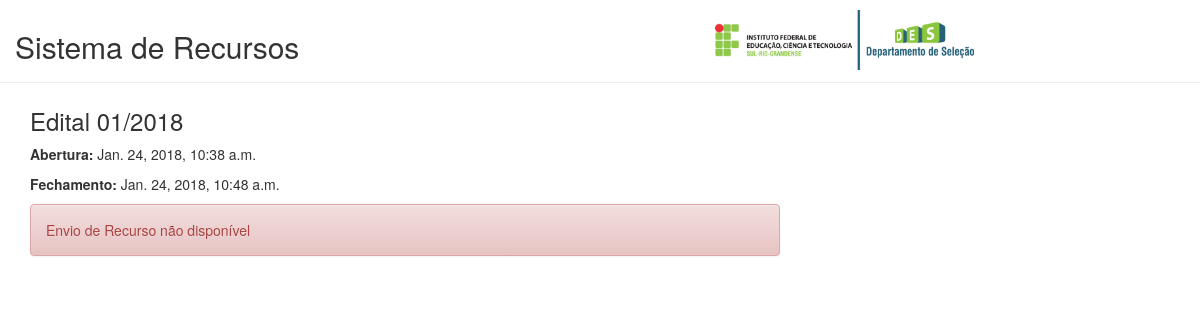
Page /sistemarecursos/5/ on the committed database.
### sistemarecursos/models.py (models this page shows, shortened)
class EtapaRecurso(models.Model):
	edital = models.CharField(max_length=200)
	tipoProva = models.CharField(max_length=200)
	dataAbertura = models.DateTimeField('Data Abertura')
	dataFechamento = models.DateTimeField('Data Fechamento')
	def ativo(self):
		agora = timezone.now()
		if (agora >= self.dataAbertura) and (agora <= self.dataFechamento):
			return True
		else:
			return False

### sistemarecursos/views.py (the view)
# urls.py: url(r'^(?P<etapa_id>[0-9]+)/$', views.etaparecurso, name='etaparecurso'),
def etaparecurso(request, etapa_id):
	etaparecurso = get_object_or_404(EtapaRecurso, id=etapa_id)
	agora = timezone.now()
	erro = None
	if request.method == "POST":
		form = loginCandidatoForm(request.POST)
		if form.is_valid():
			inscricao = form.cleaned_data['inscricao']
			rg = form.cleaned_data['rg']
			candidato = Candidato.objects.filter(inscricao=inscricao, rg=rg, etapaRecurso=etaparecurso)
			if Candidato.objects.filter(inscricao=inscricao, rg=rg, etapaRecurso=etaparecurso):
				request.session['candidato'] = inscricao
				return redirect('addrecurso', etapa_id=etapa_id)
			else:
				return render(request, 'sistemarecursos/detalhe_etapa.html', {'etapa' : etaparecurso, 'agora': agora, 'form' : form, 'erro': 'erro', 'msg':"Candidato não encontrado"})
	else:
		form = loginCandidatoForm()
	return render(request, 'sistemarecursos/detalhe_etapa.html', {'etapa' : etaparecurso, 'agora': agora, 'form' : form})

### sistemarecursos/templates/sistemarecursos/detalhe_etapa.html
{% extends 'sistemarecursos/base.html' %}
{% block content %}
	<h3>Edital {{ etapa.edital }}</h3>
	<p><strong>Abertura:</strong> {{ etapa.dataAbertura }}</p>
	<p><strong>Fechamento:</strong> {{ etapa.dataFechamento }}</p>
	{% if etapa.ativo %}
	<div class="well">
		{% if erro == "erro" %}
			<div class="alert alert-warning" role="alert">{{msg}}</div>
		{% endif %}
		<form method="POST" class="form-horizontal">{% csrf_token %}
			<div class="form-group">
		    <label class="control-label col-sm-2" for="{{ form.inscricao.id_for_label }}">Inscricao:</label>
				<div class="col-sm-3" style="width: 26%">
					{{ form.inscricao }}
				</div>
			</div>
			<div class="form-group">
		    <label class="control-label col-sm-2" for="{{ form.rg.id_for_label }}">RG:</label>
				<div class="col-sm-3" style="width: 26%">
				{{ form.rg }}
				</div>
			</div>
			<div class="form-group">
				<div class="col-sm-offset-2 col-sm-10">
					<button type="submit" class="login btn btn-default">Entrar</button>
				</div>
			</div>
		</form>
	</div>
	{% else %}
		<div class="alert alert-danger" role="alert">Envio de Recurso não disponível</div>
	{% endif %}
{% endblock %}

### rows in the picture
EtapaRecurso: edital "01/2018", dataAbertura "Jan. 24, 2018, 10:38 a.m.", dataFechamento "Jan. 24, 2018, 10:48 a.m."
